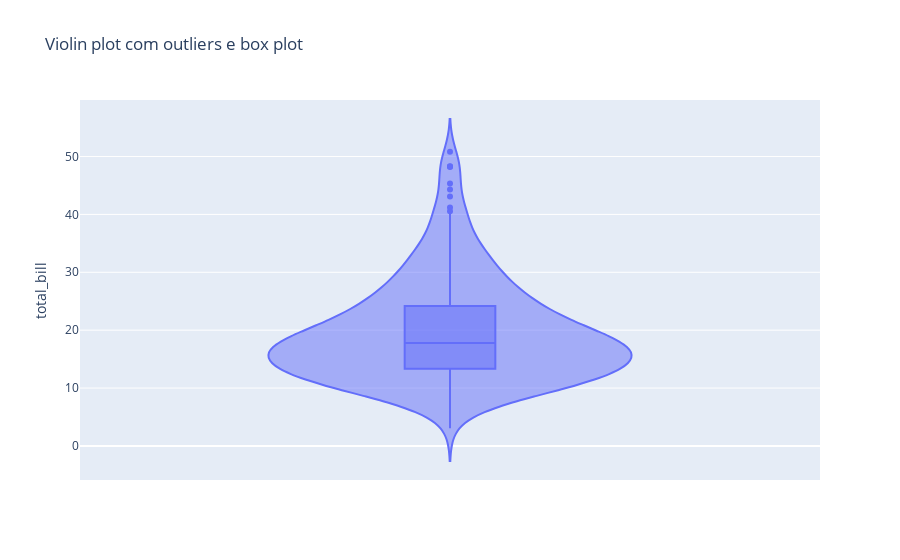
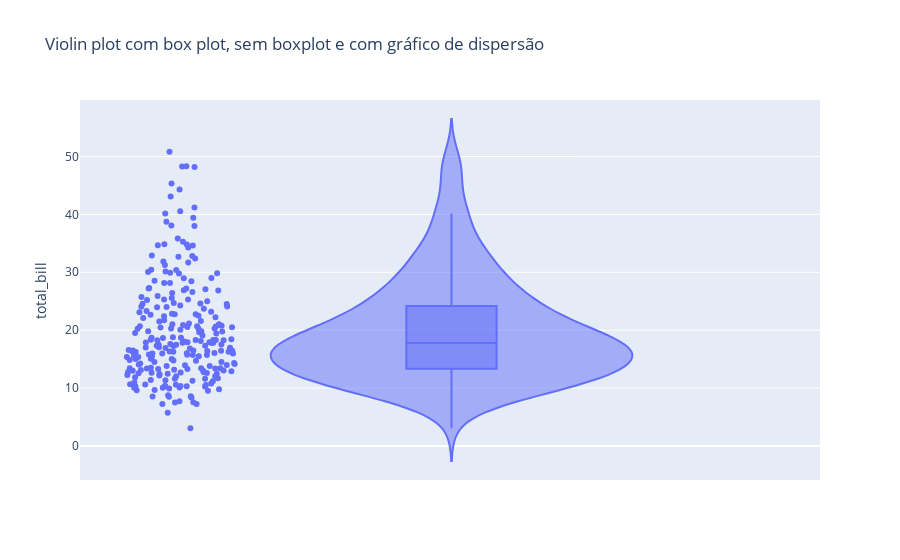

The code cell stored with these charts, in order, in its notebook:
### Markdown cell above
- Representação estatística de dados numéricos

- Densidade de kernel

    - Quantidade de observações

Violin plot no From data to Viz: https://www.data-to-viz.com/graph/violin.html

Documentação do Plotly: https://plotly.com/python/violin/

Vamos gerar gráficos parecidos com os gerados anteriormente com Boxplot, mas agora no contexto do Violin plot:

### Code cell
violin_1 = px.violin(tips,
    y="total_bill", box=True,
    title="Violin plot com outliers e box plot")
violin_1.show()

violin_2 = px.violin(tips,
    y="total_bill", box=True, points="all",
    title="Violin plot com box plot, sem boxplot e com gráfico de dispersão")
violin_2.show()

### Figure 1 — Plotly figure (JSON) as saved in the notebook; plotly's stock layout.template omitted (floating-point values rounded to 4 significant figures; data arrays with more than 128 entries replaced by an {"elided": "..."} marker saying what was removed)
{"data": [{"alignmentgroup": "True", "box": {"visible": true}, "hovertemplate": "total_bill=%{y}<extra></extra>", "legendgroup": "", "marker": {"color": "#636efa"}, "name": "", "offsetgroup": "", "orientation": "v", "scalegroup": "True", "showlegend": false, "type": "violin", "x0": " ", "xaxis": "x", "y": {"elided": "244 float values"}, "y0": " ", "yaxis": "y"}], "layout": {"legend": {"tracegroupgap": 0}, "title": {"text": "Violin plot com outliers e box plot"}, "violinmode": "group", "xaxis": {"anchor": "y", "domain": [0, 1]}, "yaxis": {"anchor": "x", "domain": [0, 1], "title": {"text": "total_bill"}}}}

### Figure 2 — Plotly figure (JSON) as saved in the notebook; plotly's stock layout.template omitted (floating-point values rounded to 4 significant figures; data arrays with more than 128 entries replaced by an {"elided": "..."} marker saying what was removed)
{"data": [{"alignmentgroup": "True", "box": {"visible": true}, "hovertemplate": "total_bill=%{y}<extra></extra>", "legendgroup": "", "marker": {"color": "#636efa"}, "name": "", "offsetgroup": "", "orientation": "v", "points": "all", "scalegroup": "True", "showlegend": false, "type": "violin", "x0": " ", "xaxis": "x", "y": {"elided": "244 float values"}, "y0": " ", "yaxis": "y"}], "layout": {"legend": {"tracegroupgap": 0}, "title": {"text": "Violin plot com box plot, sem boxplot e com gráfico de dispersão"}, "violinmode": "group", "xaxis": {"anchor": "y", "domain": [0, 1]}, "yaxis": {"anchor": "x", "domain": [0, 1], "title": {"text": "total_bill"}}}}
